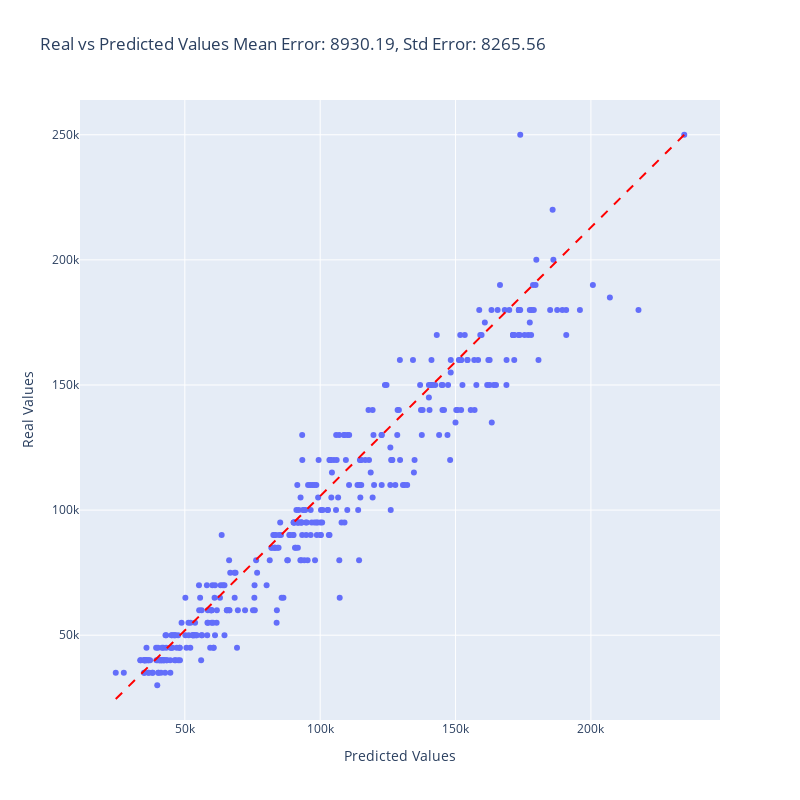

Notebook code cell kept with this figure:
### Code cell
plot_error_vs_predicted(oof_preds_ridge, y, ids)

### Figure 1 — Plotly figure (JSON) as saved in the notebook; plotly's stock layout.template omitted (floating-point values rounded to 4 significant figures; data arrays with more than 128 entries replaced by an {"elided": "..."} marker saying what was removed)
{"data": [{"customdata": {"elided": "372x1 int values"}, "hovertemplate": "Predicted Values=%{x}<br>Real Values=%{y}<br>id=%{customdata[0]}<extra></extra>", "legendgroup": "", "marker": {"color": "#636efa", "symbol": "circle"}, "mode": "markers", "name": "", "orientation": "v", "showlegend": false, "type": "scatter", "x": {"elided": "372 float values"}, "xaxis": "x", "y": {"elided": "372 float values"}, "yaxis": "y"}], "layout": {"height": 800, "legend": {"title": {"text": ""}, "tracegroupgap": 0}, "shapes": [{"line": {"color": "red", "dash": "dash"}, "type": "line", "x0": 24490.0, "x1": 234500.0, "y0": 24490.0, "y1": 250000}], "showlegend": false, "title": {"text": "Real vs Predicted Values\nMean Error: 8930.19, Std Error: 8265.56"}, "width": 800, "xaxis": {"anchor": "y", "domain": [0, 1], "title": {"text": "Predicted Values"}}, "yaxis": {"anchor": "x", "domain": [0, 1], "title": {"text": "Real Values"}}}}
